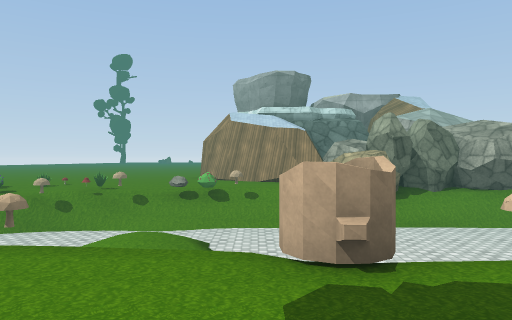
View 1 (above)

24 first-person views from a walk through a Unity game level. The camera is 1.2 m above the floor, looks level and sees 70° across. The floor is counted in squares, 1.89 m on a side. Each view is taken from the middle of a square. On the plan, view 1 faces up. The plan holds only what a view shows up to about 10 squares ahead; the rest is blank. The place goes on beyond the plan. The player character is not drawn. Some animated figures are not drawn. Door leaves are left out, so doorways stand open. Some surface patterns are stand-ins.

View 2
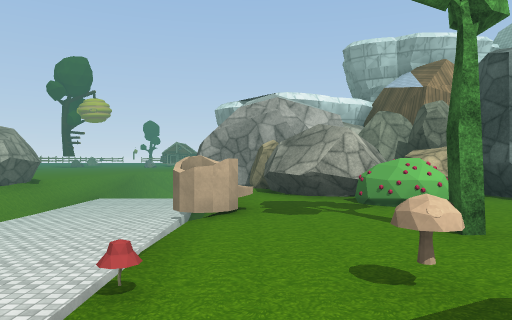

View 3
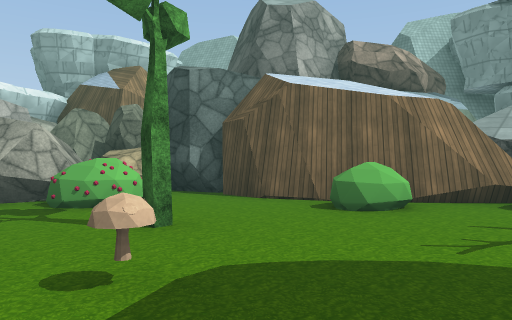

View 4
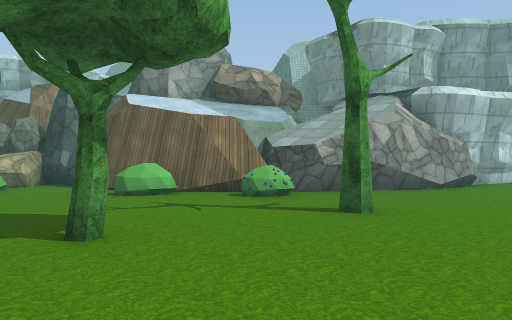

View 5
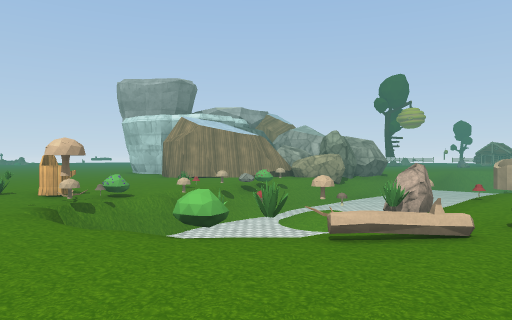

View 6
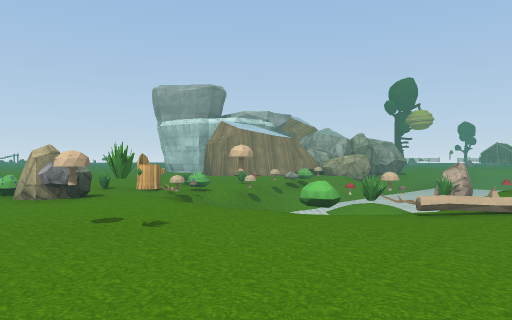

View 7
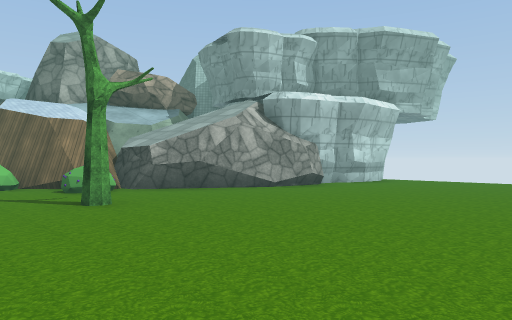

View 8
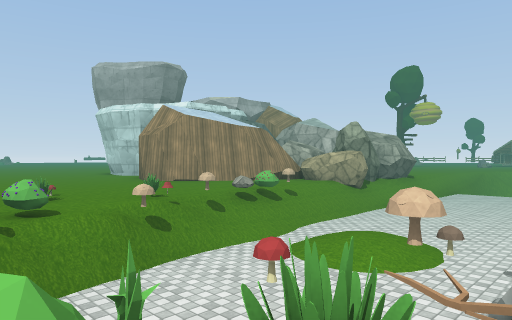

View 9
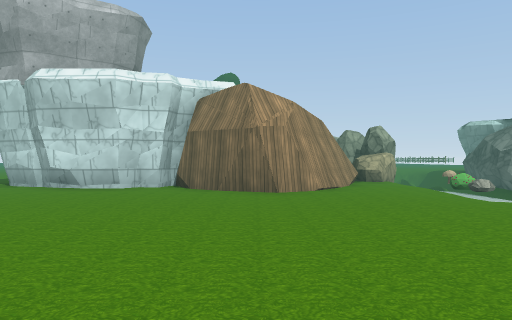

View 10
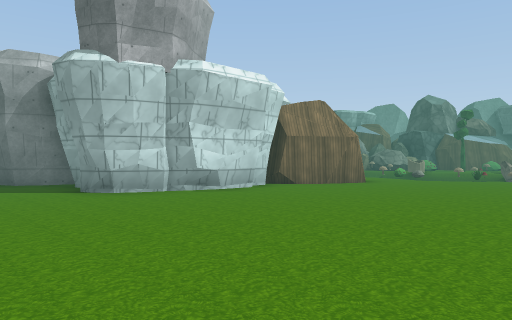

View 11
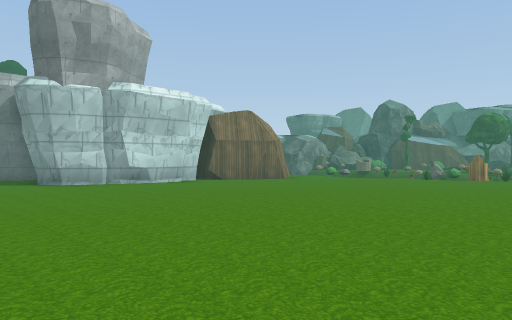

View 12
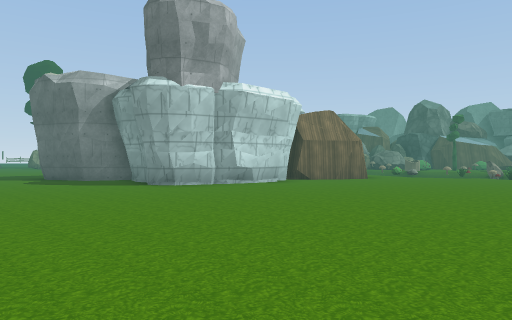

View 13
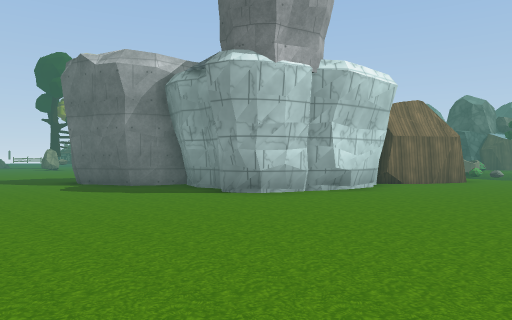

View 14
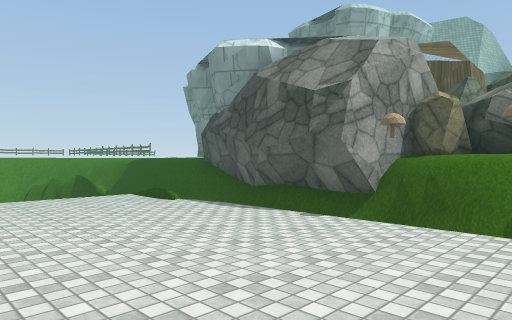

View 15
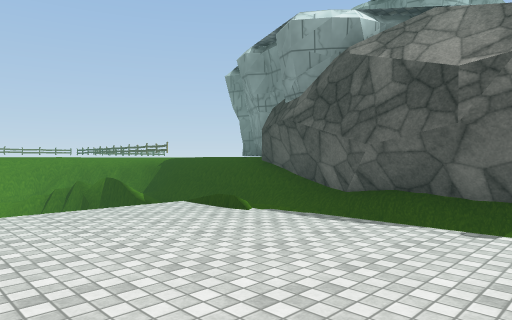

View 16
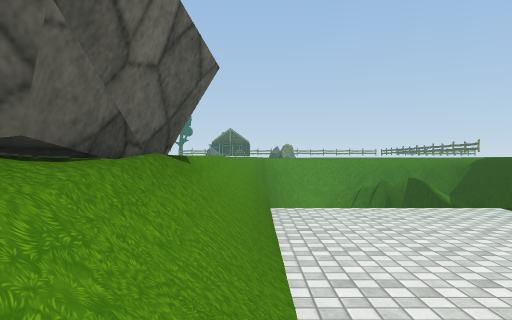

View 17
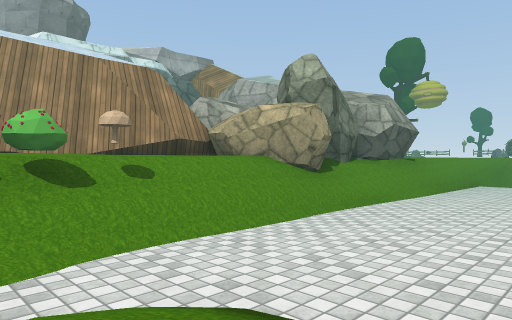

View 18
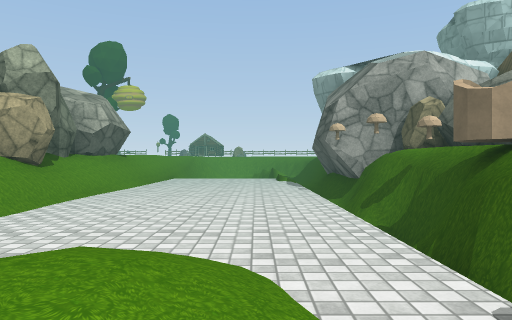

View 19
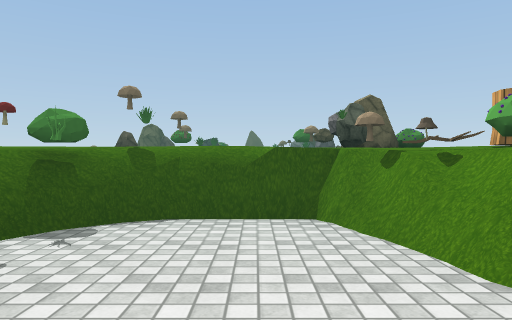

View 20
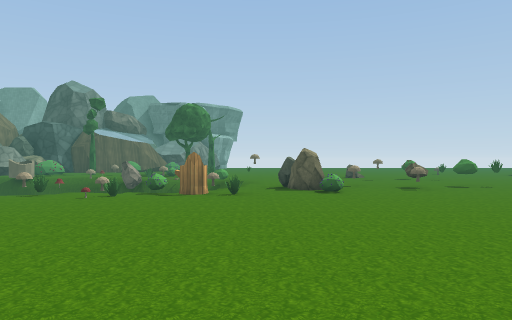

View 21
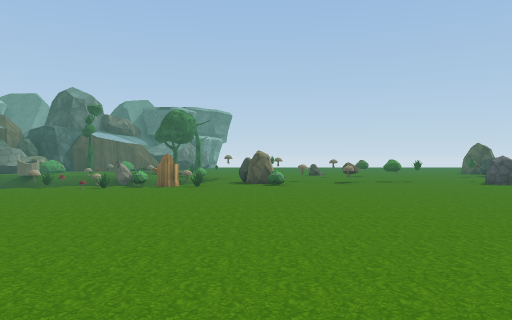

View 22
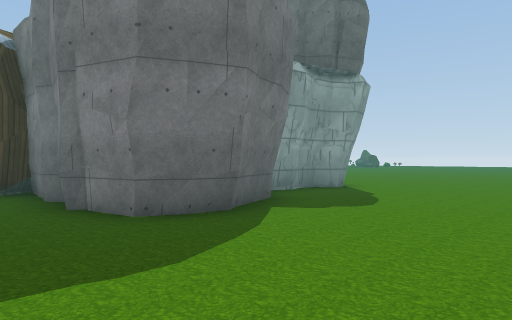

View 23
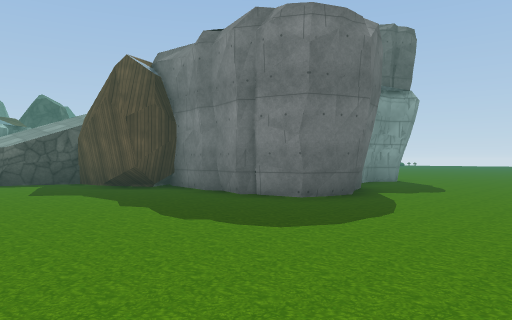

View 24
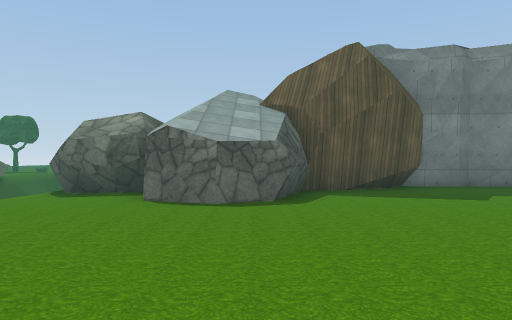

### Floor plan
Key: @ floor where view 1 was taken; # wall or solid block; . main floor; - floor 0.25 m lower than the main floor; _ floor 0.5 m lower than the main floor; < floor 1 m lower than the main floor; ( floor 1.5 m lower than the main floor; ! floor 2 m lower than the main floor; / step, stairs or slope; = window, fence, low wall or low ledge; v drop or lower ground; R rock; M mushroom; B bush; T tree; S stump; O other object.
Columns run from 11 left of view 1 to 15 right of it. Each row starts with its distance up from view 1.
 24    . .. ..      .. .. .
 23     ..................
 22  . ....................
 21   .....................
 20  ..............###....
 19  ..........##### #....
 18   .........#  #  #....
 17  .........##     #....
 16 ..........##     ##....
 15 ...........#      #......
 14 ..........##      ##......
 13 ..........#   RR   ##......
 12 ..........##       ##.....
 11 ...........##RRR RR##....
 10 ......O......RRR RRR...
  9 ..BOSMOO-/B//RRRRRRR..
  8 O.R./B/O#<///////////vvv//
  7 .=RO==/((/(((((((((((v  vv
  6 ....v(((///((((((((((v   v
  5  #..=((((//((((((((((v vvv
  4 .O.#BOOvvvvvvvvvv((((! #=#
  3 R....O#RRM_OO##v#####=====
  2  ....//.....ORRR#   ##../.
  1 . .......=...RRR     ##
  0     ..T...T@BRRRR
 -1 . ...........RRRRR
 -2  ........B.##RR  R
 -3 .....T...B###RRR
 -4 .......BB##    R
 -5  ......###     R
 -6  ......#
 -7  .....##
 -8  .....#
 -9  .....#
-10   ...##
-11   ...#
-12   ..

Positions as (right, up) in squares from view 1, and headings:
1: (0, 0), facing up
2: (-4, 2), facing right
3: (-4, 2), facing down-right
4: (-8, 1), facing down-right
5: (-9, 1), facing up-right
6: (-11, 1), facing up-right
7: (-11, -1), facing down-right
8: (-7, 3), facing up-right
9: (-9, 13), facing right
10: (-7, 22), facing down-right
11: (-10, 22), facing down-right
12: (-8, 24), facing down-right
13: (-5, 24), facing down-right
14: (2, 8), facing down-right
15: (4, 8), facing down-right
16: (4, 8), facing right
17: (-2, 5), facing up-right
18: (-3, 5), facing right
19: (-3, 6), facing left
20: (-8, 16), facing down
21: (-9, 18), facing down
22: (8, 24), facing down-left
23: (11, 24), facing down-left
24: (15, 13), facing left
